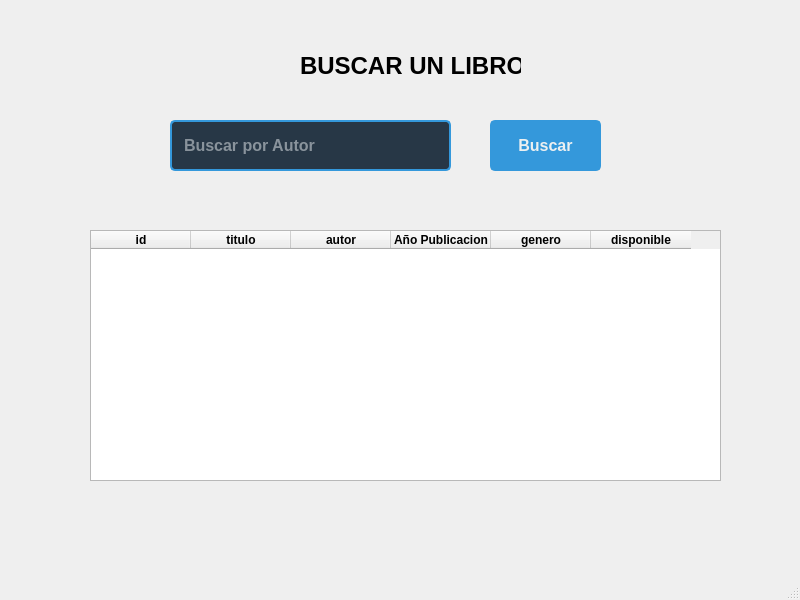
<?xml version="1.0" encoding="UTF-8"?>
<ui version="4.0">
 <class>MainWindow</class>
 <widget class="QMainWindow" name="MainWindow">
  <property name="geometry">
   <rect>
    <x>0</x>
    <y>0</y>
    <width>800</width>
    <height>600</height>
   </rect>
  </property>
  <property name="windowTitle">
   <string>MainWindow</string>
  </property>
  <property name="styleSheet">
   <string notr="true">/* Estilos para QLineEdit */
QLineEdit {
    background-color: #273746; /* Fondo azul oscuro */
    color: #ECF0F1; /* Texto blanco */
    border: 2px solid #3498DB; /* Borde azul */
    border-radius: 5px;
    padding: 10px;
    font-size: 16px; /* Tamaño de letra */
    text-align: center; /* Texto centrado */
}

/* Estilos para QPushButton */
QPushButton {
    background-color: #3498DB; /* Fondo azul */
    color: #ECF0F1; /* Texto blanco */
    border: 2px solid #3498DB; /* Borde azul */
    border-radius: 5px;
    padding: 10px 20px; /* Ajuste del padding */
    font-size: 16px; /* Tamaño de letra */
    text-align: center; /* Texto centrado */
}</string>
  </property>
  <widget class="QWidget" name="centralwidget">
   <widget class="QTableWidget" name="tablalibrosbuscar">
    <property name="geometry">
     <rect>
      <x>90</x>
      <y>230</y>
      <width>631</width>
      <height>251</height>
     </rect>
    </property>
    <property name="minimumSize">
     <size>
      <width>631</width>
      <height>0</height>
     </size>
    </property>
    <property name="sortingEnabled">
     <bool>false</bool>
    </property>
    <column>
     <property name="text">
      <string>id</string>
     </property>
     <property name="font">
      <font>
       <bold>true</bold>
      </font>
     </property>
    </column>
    <column>
     <property name="text">
      <string>titulo</string>
     </property>
     <property name="font">
      <font>
       <bold>true</bold>
      </font>
     </property>
    </column>
    <column>
     <property name="text">
      <string>autor</string>
     </property>
     <property name="font">
      <font>
       <bold>true</bold>
      </font>
     </property>
    </column>
    <column>
     <property name="text">
      <string>Año Publicacion</string>
     </property>
     <property name="font">
      <font>
       <bold>true</bold>
      </font>
     </property>
    </column>
    <column>
     <property name="text">
      <string>genero</string>
     </property>
     <property name="font">
      <font>
       <bold>true</bold>
      </font>
     </property>
    </column>
    <column>
     <property name="text">
      <string>disponible</string>
     </property>
     <property name="font">
      <font>
       <bold>true</bold>
      </font>
     </property>
    </column>
   </widget>
   <widget class="QLabel" name="label">
    <property name="geometry">
     <rect>
      <x>300</x>
      <y>50</y>
      <width>221</width>
      <height>31</height>
     </rect>
    </property>
    <property name="font">
     <font>
      <pointsize>18</pointsize>
      <bold>true</bold>
     </font>
    </property>
    <property name="text">
     <string>BUSCAR UN LIBRO</string>
    </property>
   </widget>
   <widget class="QLineEdit" name="autorInput">
    <property name="geometry">
     <rect>
      <x>170</x>
      <y>120</y>
      <width>281</width>
      <height>51</height>
     </rect>
    </property>
    <property name="font">
     <font>
      <pointsize>-1</pointsize>
      <bold>true</bold>
     </font>
    </property>
    <property name="placeholderText">
     <string>Buscar por Autor</string>
    </property>
   </widget>
   <widget class="QPushButton" name="buscarAutor">
    <property name="geometry">
     <rect>
      <x>490</x>
      <y>120</y>
      <width>111</width>
      <height>51</height>
     </rect>
    </property>
    <property name="font">
     <font>
      <pointsize>-1</pointsize>
      <bold>true</bold>
     </font>
    </property>
    <property name="text">
     <string>Buscar</string>
    </property>
   </widget>
  </widget>
  <widget class="QMenuBar" name="menubar">
   <property name="geometry">
    <rect>
     <x>0</x>
     <y>0</y>
     <width>800</width>
     <height>33</height>
    </rect>
   </property>
  </widget>
  <widget class="QStatusBar" name="statusbar"/>
 </widget>
 <resources/>
 <connections/>
</ui>
